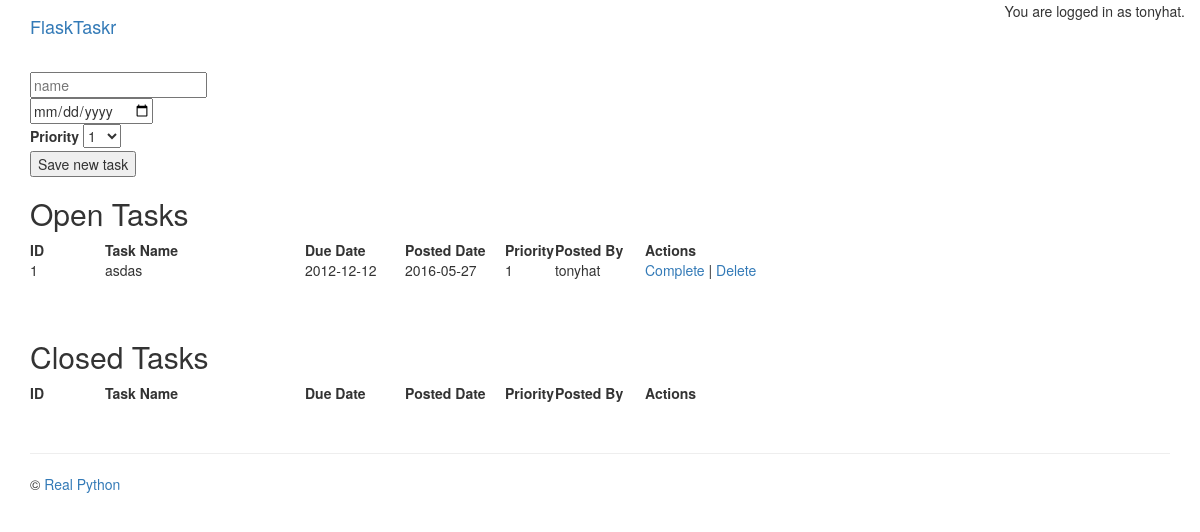
/tasks/ (signed in), run on an earlier commit of the app's database.
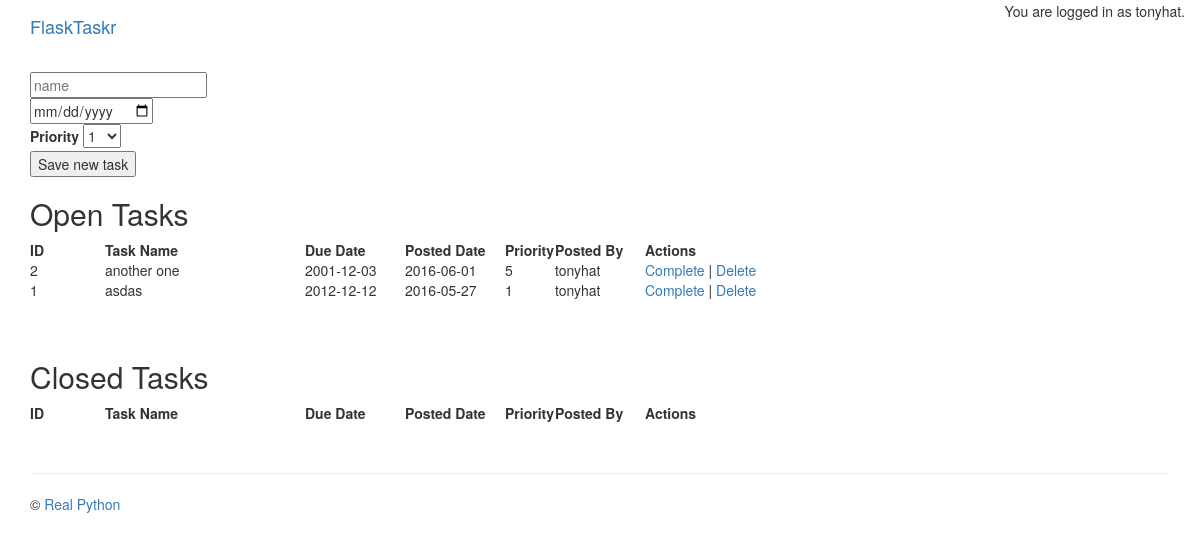
And on a later commit of the database.
### project/models.py (models this page shows, shortened)
class User(db.Model):
    __tablename__ = "users"
    id = db.Column(db.Integer, primary_key=True)
    name = db.Column(db.String, unique=True, nullable=False)
    email = db.Column(db.String, unique=True, nullable=False)
    password = db.Column(db.String, nullable=False)
    tasks = db.relationship('Task', backref='poster')
    role = db.Column(db.String, default='user')

class Task(db.Model):
    __tablename__ = "tasks"
    task_id = db.Column(db.Integer, primary_key=True)
    name = db.Column(db.String, nullable=False)
    due_date = db.Column(db.Date, nullable=False)
    priority = db.Column(db.Integer, nullable=False)
    posted_date = db.Column(db.Date, default=datetime.datetime.utcnow())
    status = db.Column(db.Integer)
    user_id = db.Column(db.Integer, db.ForeignKey('users.id'))

### project/tasks/views.py (the view)
@tasks_blueprint.route('/tasks/')
@login_required
def tasks():
    return render_template(
        'tasks.html',
        form=AddTaskForm(request.form),
        open_tasks=open_tasks(),
        closed_tasks=closed_tasks(),
    )

### project/tasks/forms.py
class AddTaskForm(Form):
    task_id = IntegerField()
    name = StringField('Task Name', validators=[InputRequired()])
    due_date = DateField(
        'Date Due (mm/dd/yyy)',
        validators=[InputRequired()],
        format='%m/%d/%Y'
    )
    priority = SelectField(
        'Priority',
        validators=[InputRequired()],
        choices=[
            ('1', '1'),
            ('2', '2'),
            ('3', '3'),
            ('4', '4'),
            ('5', '5'),
            ('6', '6'),
            ('7', '7'),
            ('8', '8'),
            ('9', '9'),
            ('10', '10')
        ]
    )
    status = IntegerField('Status')

### project/tasks/views.py (called while the page is built)
def login_required(test):
    @wraps(test)
    def wrap(*args, **kwargs):
        if 'logged_in' in session:
            return test(*args, **kwargs)
        else:
            flash('You need to login first')
            return redirect(url_for('users.login'))
    return wrap

def open_tasks():
    return db.session.query(Task) \
        .filter_by(status='1').order_by(Task.due_date.asc())

def closed_tasks():
    return db.session.query(Task) \
        .filter_by(status='0').order_by(Task.due_date.asc())

### project/templates/tasks.html (shortened to what this page needs)
{% extends "_base.html" %}
{% block content %}
<div class="add-task">
    <form action="{{ url_for('tasks.new_task') }}" method="POST">
        {{ form.name(placeholder="name") }}
        <br>
        {{ form.due_date(placeholder="due date (mm/dd/yyyy)") }}
        <br>
        {{ form.priority.label }}
        {{ form.priority }}
        <br>
        <input class="button" type="submit" value="Save new task">
    </form>
</div>
<div class="entries">
<h2>Open Tasks</h2>
    <div class="datagrid">
        <table>
            <thead>
                <tr>
                    <th width="75px"><strong>ID</strong></th>
                    <th width="200px"><strong>Task Name</strong></th>
                    <th width="100px"><strong>Due Date</strong></th>
                    <th width="100px"><strong>Posted Date</strong></th>
                    <th width="50px"><strong>Priority</strong></th>
                    <th width="90px"><strong>Posted By</strong></th>
                    <th><strong>Actions</strong></th>
                </tr>
            </thead>
            {% for task in open_tasks %}
                <tr>
                    <td>{{ task.task_id }}</td>
                    <td>{{ task.name }}</td>
                    <td>{{ task.due_date }}</td>
                    <td>{{ task.posted_date }}</td>
                    <td>{{ task.priority }}</td>
                    <td>{{ task.poster.name }}</td>
                    {% if task.poster.name == session.name or session.role == 'admin' %}
                    <td>
                    <a href="{{url_for('tasks.complete_task', task_id=task.task_id)}}">Complete</a>
                     | <a href="{{url_for('tasks.delete_task', task_id=task.task_id)}}">Delete</a></td>
                     {% else %}
                        <td>N/A</td>
                     {% endif %}
                </tr>
            {% endfor %}
        </table>
    </div>
</div>
<br>
<br>
<div class="entries">
<h2>Closed Tasks</h2>
    <div class="datagrid">
        <table>
            <thead>
                <tr>
                    <th width="75px"><strong>ID</strong></th>
                    <th width="200px"><strong>Task Name</strong></th>
                    <th width="100px"><strong>Due Date</strong></th>
                    <th width="100px"><strong>Posted Date</strong></th>
                    <th width="50px"><strong>Priority</strong></th>
                    <th width="90px"><strong>Posted By</strong></th>
                    <th><strong>Actions</strong></th>
                </tr>
            </thead>
        </table>
    </div>
</div>
{% endblock %}

### project/templates/_base.html (shortened to what this page needs)
<!DOCTYPE html>
<html lang="en">
<head>
    <link rel="stylesheet" href="{{url_for('static', filename='css/bootstrap.min.css')}}">
    <link rel="stylesheet" href="{{ url_for('static', filename='css/main.css') }}">
</head>
<body>
    <div class="navbar" role="navigation">
        <div class="container">
            <div class="navbar-header">
                <a class="navbar-brand" href="/">FlaskTaskr</a>
            </div>
            <div class="navbar-right">
                {% if session.logged_in %}
                    You are logged in as {{ session.name }}.
                {% else %}
                    You are not logged in.
                {% endif %}
            </div>
        </div>
    </div>
    <div class="container">
        <div class="content">
            {% block content%}
            {% endblock %}
        </div>
        <div class="footer">
            <hr>
            <p>&copy; <a href="https://www.realpython.com">Real Python</a></p>
        </div>
    </div>
</body>
</html>

### project/static/css/main.css (style rules this page uses)
body { padding: 0 0; background: #ffffff; }
.footer { padding-top: 30px; }

What changed in the data, as far as the page shows it:
added Task: task_id "2", name "another one", due_date "2001-12-03", posted_date "2016-06-01", priority "5", poster.name "tonyhat"
